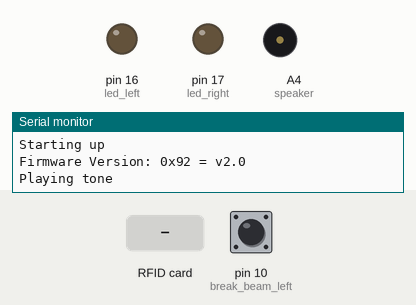
Recording of a sketch running on a simulated Arduino Uno, built with avr-gcc and run on an emulated ATmega328P. Shown: output pins drawn as LEDs (lit = HIGH), buzzer (waves = sounding), the last lines printed to the serial monitor. The inputs (shaded band) are chosen by the test bench; at power-on: pin 10 (break_beam_left) HIGH.

Above: at 2.9 s.
3.0 s: pin 10 (break_beam_left) pulled LOW for 0.15 s
At 3.7 s:
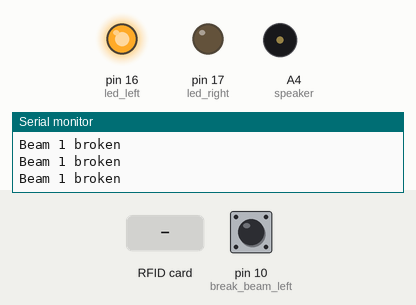
4.6 s: RFID card 04 60 D0 4A E6 4C 81 held to the reader
At 5.2 s:
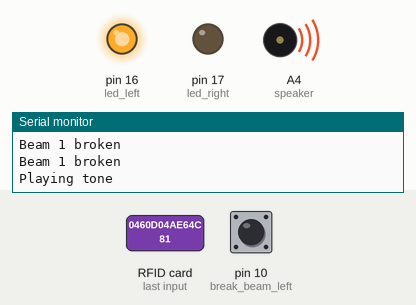
Timing chart, 0 to 7.6 s (numbered marks = the images above; inputs shaded):
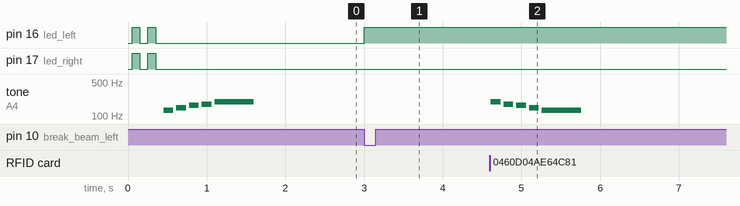

Measured:
- after the input at 3.0 s, pin 16 (led_left): LOW → HIGH at once
- after the input at 4.6 s, tone on A4 (speaker): plays 196 Hz for 0.13 s, 175 Hz for 0.13 s, 165 Hz for 0.13 s, 147 Hz for 0.13 s, 131 Hz for 0.50 s, starting at once

The sketch:

break-beam-and-rfid-poc.ino
```cpp
#include <MFRC522.h>
#include <SPI.h>
#include "pitches.h"

#define SS_PIN 19
#define RST_PIN 5

#define break_beam_left 10
#define break_beam_right 11

#define break_beam_top 12

#define led_left 16
#define led_right 17

#define speaker A4

String bulbasaur = " 04 60 d0 4a e6 4c 81";
String charmander = " 04 78 d2 4a e6 4c 81";
String squirtle = " 04 59 d0 4a e6 4c 81";
String pikachu = " 04 60 d1 4a e6 4c 81";

MFRC522 mfrc522(SS_PIN, RST_PIN); // Create MFRC522 instance

String content;

int beamStateLeft = 0;
int beamStateRight = 0;
int beamStateTop = 0;

const int melody1_size = 5;
int melody1[melody1_size] = {
    NOTE_C3, NOTE_D3, NOTE_E3, NOTE_F3, NOTE_G3};
int melody1_durations[melody1_size] = {
    8, 8, 8, 8, 2};

const int melody2_size = 5;
int melody2[melody2_size] = {NOTE_G3, NOTE_F3, NOTE_E3, NOTE_D3, NOTE_C3};
int melody2_durations[melody2_size] = {
    8, 8, 8, 8, 2};

void playMelody(int melodyNumber);

void ready()
{
    // * ready
    digitalWrite(led_left, HIGH);
    digitalWrite(led_right, HIGH);
    delay(100);
    digitalWrite(led_left, LOW);
    digitalWrite(led_right, LOW);
    delay(100);
    digitalWrite(led_left, HIGH);
    digitalWrite(led_right, HIGH);
    delay(100);
    digitalWrite(led_left, LOW);
    digitalWrite(led_right, LOW);
    delay(100);
}

void setup()
{
    Serial.begin(9600);
    // while (!Serial)
    //     ;
    Serial.println("Starting up");
    SPI.begin();
    mfrc522.PCD_Init();
    mfrc522.PCD_DumpVersionToSerial();

    pinMode(break_beam_left, INPUT);
    digitalWrite(break_beam_left, HIGH);
    pinMode(break_beam_right, INPUT);
    digitalWrite(break_beam_right, HIGH);
    pinMode(break_beam_top, INPUT);
    digitalWrite(break_beam_top, HIGH);

    pinMode(led_left, OUTPUT);
    pinMode(led_right, OUTPUT);

    ready();
    playMelody(1);
}

void loop()
{

    beamStateLeft = digitalRead(break_beam_left);
    beamStateRight = digitalRead(break_beam_right);
    beamStateTop = digitalRead(break_beam_top);

    // Serial.println("===================");
    // Serial.println(beamStateLeft);
    // Serial.println(beamStateRight);
    // Serial.println(beamStateTop);
    // Serial.println("===================");

    // * if the top beam is broken it means we're restarting te         experience
    if (!beamStateTop)
    {
        reset();
        Serial.println("Top is broken");
    }

    if (!beamStateLeft)
    {
        Serial.println("Beam 1 broken");
        digitalWrite(led_left, HIGH);
    }

    if (!beamStateRight)
    {
        Serial.println("Beam 2 broken");
        digitalWrite(led_right, HIGH);
    }

    // Look for new cards
    if (!mfrc522.PICC_IsNewCardPresent())
    {
        return;
    }

    // Select one of the cards
    if (!mfrc522.PICC_ReadCardSerial())
    {
        return;
    }

    String uid = captureUID();

    // Serial.println("captured UID:");
    // Serial.println(uid);

    if (uid == charmander)
    {
        playMelody(1);
    }
    else if (uid == bulbasaur)
    {

        playMelody(2);
    }

    // // Dump debug info about the card; PICC_HaltA() is automatically called
    // mfrc522.PICC_DumpToSerial(&(mfrc522.uid));
}

void reset()
{
    digitalWrite(led_left, LOW);
    digitalWrite(led_right, LOW);
}

void playMelody(int melodyNumber)
{
    Serial.println("Playing tone");
    int *notes;
    int *durations;
    int arraySize;
    if (melodyNumber == 1)
    {
        notes = melody1;
        durations = melody1_durations;
        arraySize = melody1_size;
    }
    else if (melodyNumber == 2)
    {
        notes = melody2;
        durations = melody2_durations;
        arraySize = melody2_size;
    }

    for (int i = 0; i < arraySize; i++)
    {
        // 1000 == 1 second
        int noteDuration = 1000 / durations[i];
        tone(speaker, notes[i], noteDuration);

        int pauseBetweenNotes = noteDuration * 1.3;
        delay(pauseBetweenNotes);
        noTone(speaker);
    }
}

/**
 *
 */

String captureUID()
{
    content = "";
    for (byte i = 0; i < mfrc522.uid.size; i++)
    {
        // Serial.print(mfrc522.uid.uidByte[i] < 0x10 ? " 0" : " ");
        // Serial.print(mfrc522.uid.uidByte[i], HEX);
        // Serial.println();

        content.concat(String(mfrc522.uid.uidByte[i] < 0x10 ? " 0" : " "));
        content.concat(String(mfrc522.uid.uidByte[i], HEX));
    }
    // Serial.println("Content:");
    // Serial.println(content);
    return content;
}
```

pitches.h
```cpp
/*************************************************
 * Public Constants
 *************************************************/

#define NOTE_B0 31
#define NOTE_C1 33
#define NOTE_CS1 35
#define NOTE_D1 37
#define NOTE_DS1 39
#define NOTE_E1 41
#define NOTE_F1 44
#define NOTE_FS1 46
#define NOTE_G1 49
#define NOTE_GS1 52
#define NOTE_A1 55
#define NOTE_AS1 58
#define NOTE_B1 62
#define NOTE_C2 65
#define NOTE_CS2 69
#define NOTE_D2 73
#define NOTE_DS2 78
#define NOTE_E2 82
#define NOTE_F2 87
#define NOTE_FS2 93
#define NOTE_G2 98
#define NOTE_GS2 104
#define NOTE_A2 110
#define NOTE_AS2 117
#define NOTE_B2 123
#define NOTE_C3 131
#define NOTE_CS3 139
#define NOTE_D3 147
#define NOTE_DS3 156
#define NOTE_E3 165
#define NOTE_F3 175
#define NOTE_FS3 185
#define NOTE_G3 196
#define NOTE_GS3 208
#define NOTE_A3 220
#define NOTE_AS3 233
#define NOTE_B3 247
#define NOTE_C4 262
#define NOTE_CS4 277
#define NOTE_D4 294
#define NOTE_DS4 311
#define NOTE_E4 330
#define NOTE_F4 349
#define NOTE_FS4 370
#define NOTE_G4 392
#define NOTE_GS4 415
#define NOTE_A4 440
#define NOTE_AS4 466
#define NOTE_B4 494
#define NOTE_C5 523
#define NOTE_CS5 554
#define NOTE_D5 587
#define NOTE_DS5 622
#define NOTE_E5 659
#define NOTE_F5 698
#define NOTE_FS5 740
#define NOTE_G5 784
#define NOTE_GS5 831
#define NOTE_A5 880
#define NOTE_AS5 932
#define NOTE_B5 988
#define NOTE_C6 1047
#define NOTE_CS6 1109
#define NOTE_D6 1175
#define NOTE_DS6 1245
#define NOTE_E6 1319
#define NOTE_F6 1397
#define NOTE_FS6 1480
#define NOTE_G6 1568
#define NOTE_GS6 1661
#define NOTE_A6 1760
#define NOTE_AS6 1865
#define NOTE_B6 1976
#define NOTE_C7 2093
#define NOTE_CS7 2217
#define NOTE_D7 2349
#define NOTE_DS7 2489
#define NOTE_E7 2637
#define NOTE_F7 2794
#define NOTE_FS7 2960
#define NOTE_G7 3136
#define NOTE_GS7 3322
#define NOTE_A7 3520
#define NOTE_AS7 3729
#define NOTE_B7 3951
#define NOTE_C8 4186
#define NOTE_CS8 4435
#define NOTE_D8 4699
#define NOTE_DS8 4978
```
